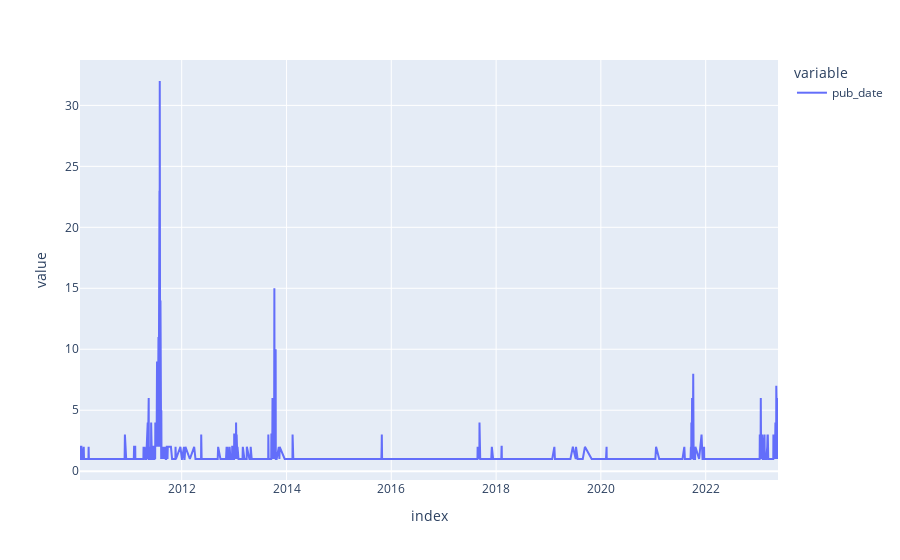

Source (notebook cell):
### Markdown cell above
## 1.1 trend

### Code cell
# plot the number of articles for each day, sort by date
px.line(df_debt['pub_date'].value_counts().sort_index())

### Figure 1 — Plotly figure (JSON) as saved in the notebook; plotly's stock layout.template omitted (floating-point values rounded to 4 significant figures; data arrays with more than 128 entries replaced by an {"elided": "..."} marker saying what was removed)
{"data": [{"hovertemplate": "variable=pub_date<br>index=%{x}<br>value=%{y}<extra></extra>", "legendgroup": "pub_date", "line": {"color": "#636efa", "dash": "solid"}, "marker": {"symbol": "circle"}, "mode": "lines", "name": "pub_date", "orientation": "v", "showlegend": true, "type": "scatter", "x": {"elided": "632 str values"}, "xaxis": "x", "y": {"elided": "632 int values"}, "yaxis": "y"}], "layout": {"legend": {"title": {"text": "variable"}, "tracegroupgap": 0}, "margin": {"t": 60}, "xaxis": {"anchor": "y", "domain": [0, 1], "title": {"text": "index"}}, "yaxis": {"anchor": "x", "domain": [0, 1], "title": {"text": "value"}}}}
